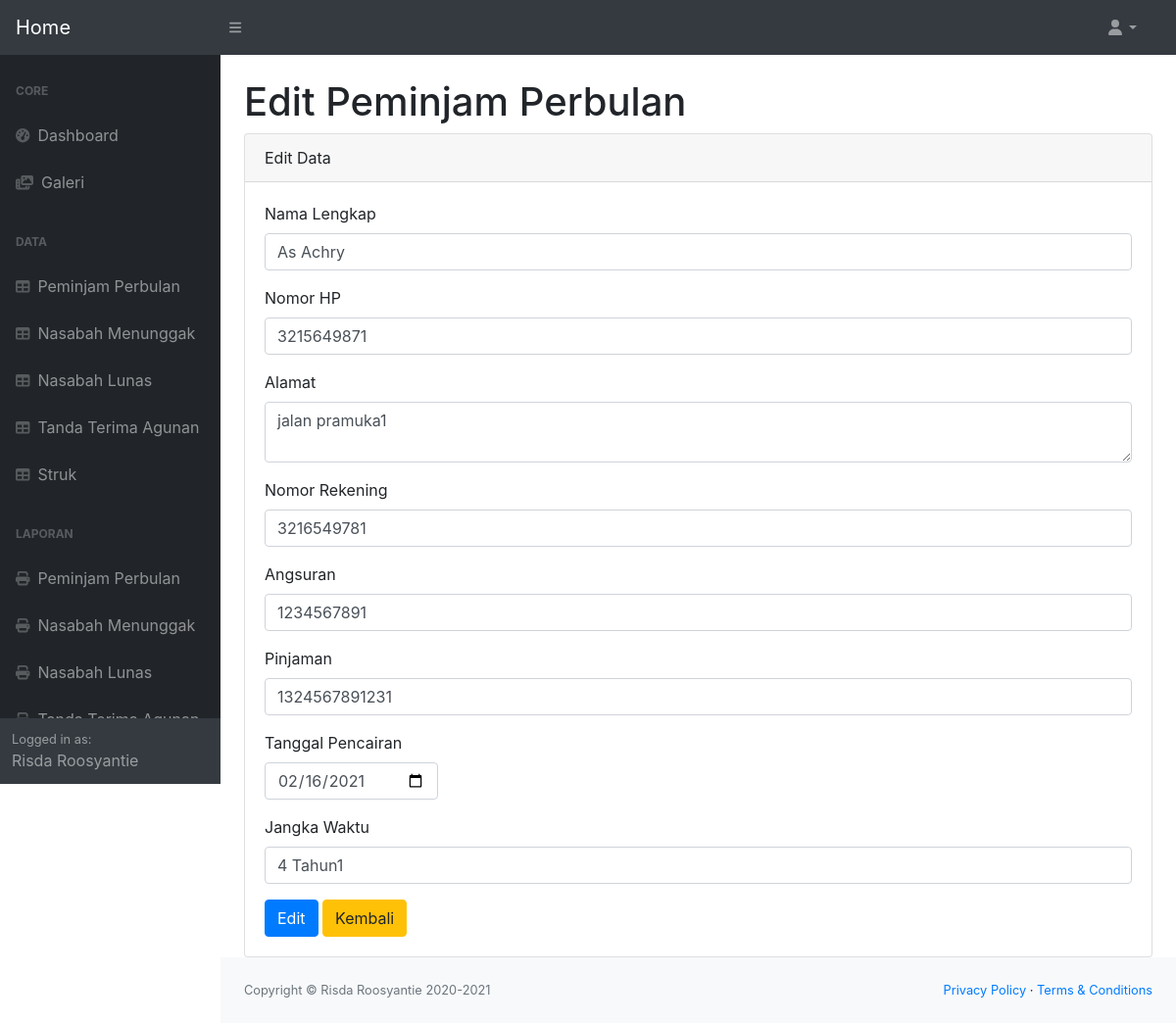
The app's page /edit-data-peminjam-perbulan.php?id=4 (signed in) with its own data.
### tables this page shows
CREATE TABLE `peminjamperbulan` (
  `id` int(11) NOT NULL,
  `nama` varchar(255) NOT NULL,
  `nohp` varchar(255) NOT NULL,
  `alamat` text NOT NULL,
  `norekening` varchar(255) NOT NULL,
  `angsuran` varchar(255) NOT NULL,
  `pinjaman` varchar(255) NOT NULL,
  `tglpencairan` date NOT NULL,
  `jangkawaktu` varchar(255) NOT NULL
);

### edit-data-peminjam-perbulan.php (the view, shortened to what this page needs)
<?php
include 'header.php';
require 'include/function.php';
$id = $_GET['id'] ? $_GET['id'] : "";
$sql = mysqli_query($link, "SELECT * FROM peminjamperbulan WHERE id='$id'");
$row = mysqli_fetch_array($sql);
?>
<main>
    <div class="container-fluid">
        <h1 class="mt-4">Edit Peminjam Perbulan</h1>
        <div class="card">
            <div class="card-header">Edit Data
            </div>
            <div class="card-body">
                <form class="form-item" action="" method="post" role="form">
                    <div class="form-group">
                        <label for="nama">Nama Lengkap</label>
                        <input type="text" class="form-control" name="nama" placeholder="Risda Roosyantie" required="required" value="<?= $row['nama']; ?>">
                    </div>
                    <div class="form-group">
                        <label for="nohp">Nomor HP</label>
                        <input type="number" class="form-control" name="nohp" placeholder="081298452573" required="required" value="<?= $row['nohp']; ?>">
                    </div>
                    <div class="form-group">
                        <label for="alamat">Alamat</label>
                        <textarea class="form-control" name="alamat" placeholder="Jalan. Menuju Hatimu" required="required"><?= $row['alamat']; ?></textarea>
                    </div>
                    <div class="form-group">
                        <label for="norekening">Nomor Rekening</label>
                        <input type="number" class="form-control" name="norekening" placeholder="4531***********" required="required" value="<?= $row['norekening']; ?>">
                    </div>
                    <div class="form-group">
                        <label for="angsuran">Angsuran</label>
                        <input type="number" class="form-control" name="angsuran" placeholder="300000" required="required" value="<?= $row['angsuran']; ?>">
                    </div>
                    <div class="form-group">
                        <label for="pinjaman">Pinjaman</label>
                        <input type="number" class="form-control" name="pinjaman" placeholder="600000" required="required" value="<?= $row['pinjaman']; ?>">
                    </div>
                    <div class="form-group row-cols-lg-5">
                        <label for="tglpencairan">Tanggal Pencairan</label>
                        <input type="date" class="form-control" name="tglpencairan" pattern="\d{1,2}-\d{1,2}-\d{4}" required="required" value="<?= $row['tglpencairan']; ?>">
                    </div>
                    <div class="form-group">
                        <label for="jangkawaktu">Jangka Waktu</label>
                        <input type="text" class="form-control" name="jangkawaktu" placeholder="3 Bulan" required="required" value="<?= $row['jangkawaktu']; ?>">
                    </div>
                    <button type="submit" name="editpeminjamperbulan" class="btn btn-primary" onclick="return confirm('Simpan perubahan?')">Edit</button>
                    <a href="data-peminjam-perbulan.php" class="btn btn-warning" onclick="return confirm('Yakin batal edit?')">Kembali</a>
                </form>
            </div>
        </div>
    </div>
</main>
<?php
include 'footer.php';
?>

### records on screen
peminjamperbulan: nama "As Achry", nohp "3215649871", alamat "jalan pramuka1", norekening "3216549781", angsuran "1234567891", pinjaman "1324567891231", tglpencairan "02/16/2021", jangkawaktu "4 Tahun1"

### other values on screen
$_SESSION['nama'] "Risda Roosyantie"
